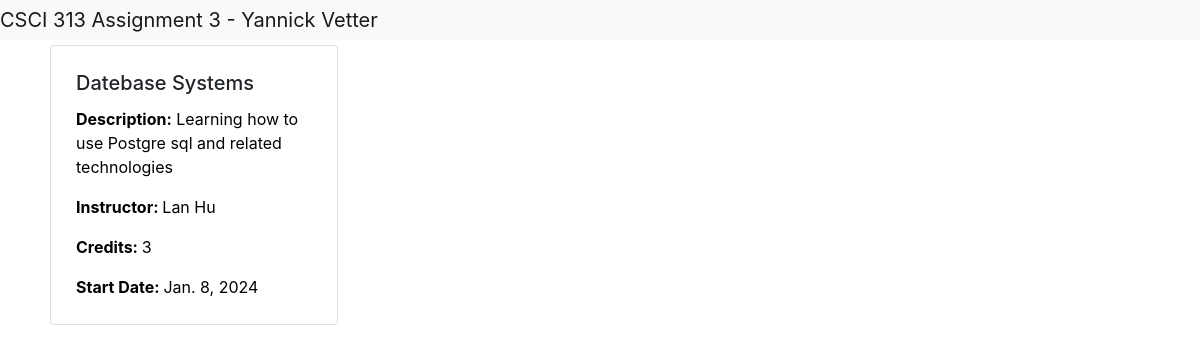
/courses/course/4/, run on the app's committed database.
### courses/models.py (models this page shows)
class Course(models.Model):
    courseID = models.IntegerField(max_length=10,primary_key=True, unique=True, default = "")
    courseTitle = models.CharField(max_length=255, default = "")
    courseDescription = models.TextField()
    numOfCredits = models.PositiveIntegerField(default = "")
    instructor = models.CharField(max_length=255, default = "")
    startDate = models.DateField(default = "")

### courses/views.py (the view)
# urls.py: path("course/<int:course_id>/", course_detail, name="course_detail")
def course_detail(request, course_id):
    course = get_object_or_404(Course, courseID=course_id)
    return render(request, "course_detail.html", {"course": course})

### courses/templates/course_detail.html (shortened to what this page needs)
{% extends "base.html" %}
{% block content %}
  <div class="card" style="width: 18rem;">
    <div class="card-body">
      <h5 class="card-title">{{ course.courseTitle }}</h5>
      <p style="color: black" class="card-text"><b>Description:</b> {{ course.courseDescription }}</p>
      <p style="color: black" class="card-text"><b>Instructor: </b>{{ course.instructor }}</p>
      <p style="color: black" class="card-text"><b>Credits: </b>{{ course.numOfCredits }}</p>
      <p style="color: black" class="card-text"><b>Start Date: </b>{{course.startDate }}</p>
    </div>
  </div>
{% endblock %}

### courses/static/courses/styles.css (style rules this page uses)
div { margin: 5px; }
p { color:red; }

### data on the page
Course: courseTitle "Datebase Systems", courseDescription "Learning how to use Postgre sql and related technologies", instructor "Lan Hu", numOfCredits "3", startDate "Jan. 8, 2024"
